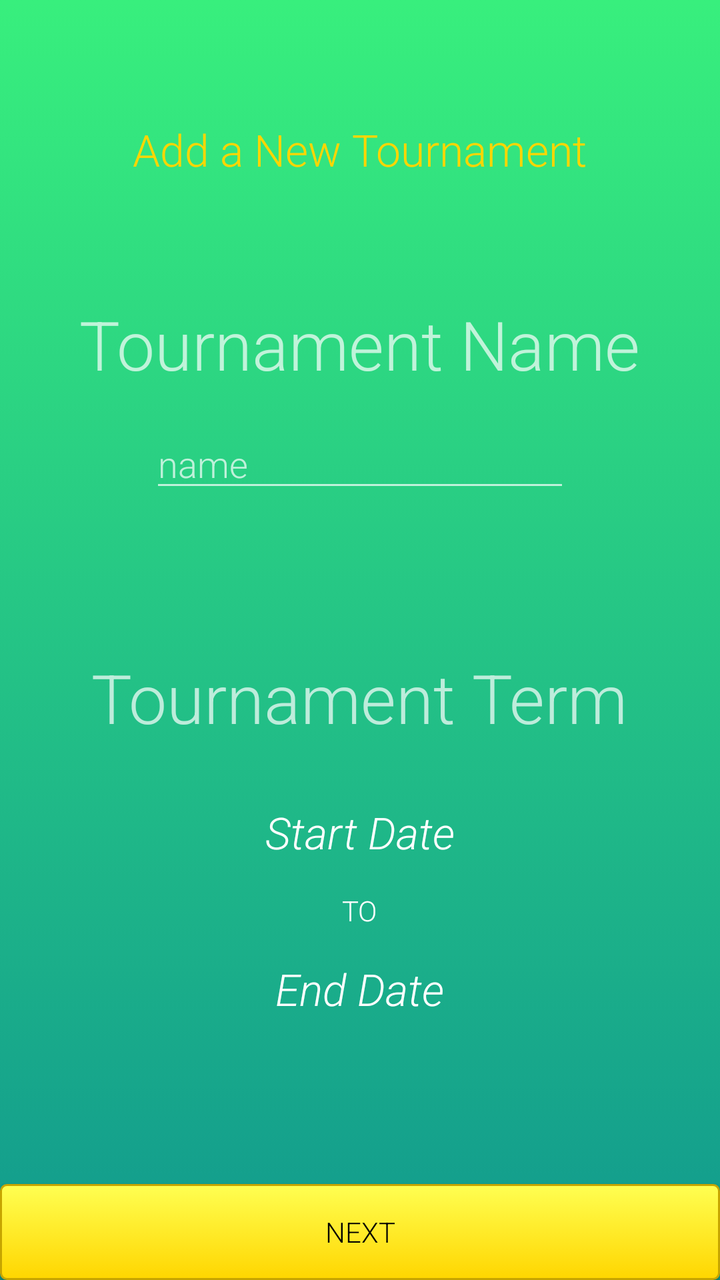
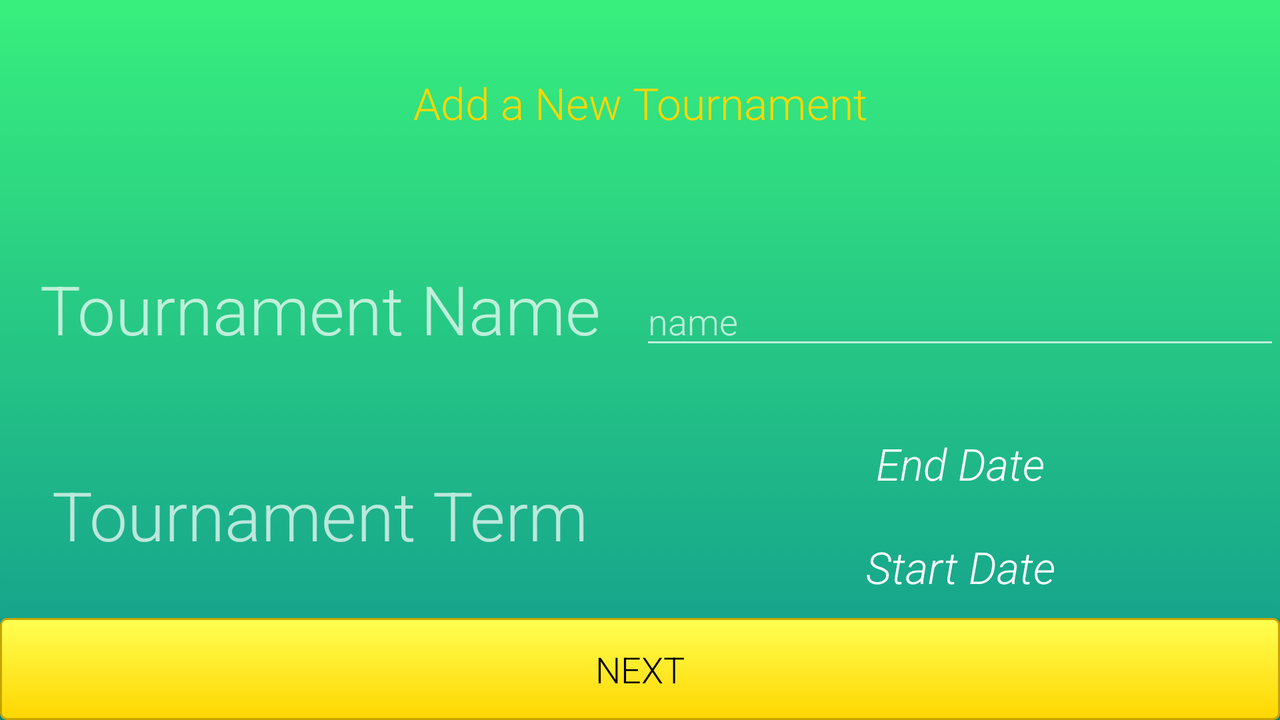

One screen, two layout resources from the same app: the default and the repository's alternative for another configuration. Each is rendered where Android would select it; the XML of both is given below.
<!-- AndroidManifest.xml: application theme TournamentorTheme -->
<!-- res/layout/activity_add_new_tournament.xml -->
<?xml version="1.0" encoding="utf-8"?>
<RelativeLayout xmlns:android="http://schemas.android.com/apk/res/android"
    xmlns:app="http://schemas.android.com/apk/res-auto"
    android:background="@drawable/gradient_background"
    android:layout_width="match_parent" android:layout_height="match_parent">

    <TextView
        android:id="@+id/add_match_text"
        android:layout_width="wrap_content"
        android:layout_height="wrap_content"
        android:layout_marginTop="60dp"
        android:text="Add a New Tournament"
        android:textColor="@color/secondaryColor"
        android:textAppearance="@style/TextAppearance.AppCompat.Large"
        android:layout_alignParentTop="true"
        android:layout_centerHorizontal="true" />

    <TextView
        android:id="@+id/textView29"
        android:layout_width="wrap_content"
        android:layout_height="wrap_content"
        android:layout_below="@+id/add_match_text"
        android:layout_centerHorizontal="true"
        android:layout_marginTop="60dp"
        android:text="Tournament Name"
        android:textAppearance="@style/TextAppearance.AppCompat.Display1" />

    <EditText
        android:id="@+id/add_tournament_name"
        android:layout_width="wrap_content"
        android:layout_height="wrap_content"
        android:layout_below="@+id/textView29"
        android:layout_centerHorizontal="true"
        android:layout_marginTop="15dp"
        android:ems="10"
        android:hint="name"
        android:inputType="textPersonName" />

    <TextView
        android:id="@+id/textView30"
        android:layout_width="wrap_content"
        android:layout_height="wrap_content"
        android:layout_below="@+id/add_tournament_name"
        android:layout_centerHorizontal="true"
        android:layout_marginTop="75dp"
        android:text="Tournament Term"
        android:textAppearance="@style/TextAppearance.AppCompat.Display1" />

    <TextView
        android:id="@+id/start_date"
        android:layout_width="wrap_content"
        android:layout_height="wrap_content"
        android:layout_below="@+id/textView30"
        android:layout_centerHorizontal="true"
        android:textStyle="italic"
        android:layout_marginTop="30dp"
        android:text="Start Date"
        android:textAppearance="@style/TextAppearance.AppCompat.Large" />

    <TextView
        android:id="@+id/textView32"
        android:layout_width="wrap_content"
        android:layout_height="wrap_content"
        android:layout_below="@+id/start_date"
        android:layout_centerHorizontal="true"
        android:layout_marginTop="15dp"
        android:text="to"
        android:textAppearance="@style/TextAppearance.AppCompat.Button" />

    <TextView
        android:id="@+id/end_date"
        android:layout_width="wrap_content"
        android:layout_height="wrap_content"
        android:layout_marginTop="15dp"
        android:textStyle="italic"
        android:text="End Date"
        android:textAppearance="@style/TextAppearance.AppCompat.Large"
        android:layout_below="@+id/textView32"
        android:layout_centerHorizontal="true" />

    <Button
        android:id="@+id/next_button"
        android:layout_width="match_parent"
        android:layout_height="wrap_content"
        android:text="next"
        android:layout_alignParentBottom="true"
        android:layout_alignParentLeft="true"
        android:layout_alignParentStart="true"
        android:textColor="@color/colorBlack"
        android:background="@drawable/button_design"/>

</RelativeLayout>
<!-- resources referenced by this layout -->
<resources>
  <color name="colorBlack">#000000</color>
  <color name="secondaryColor">#ffd600</color>
  <!-- drawable button_design (drawable) -->
  <?xml version="1.0" encoding="utf-8"?>
  <selector xmlns:android="http://schemas.android.com/apk/res/android">
      <item android:state_pressed="true" >
          <shape android:shape="rectangle"  >
              <corners android:radius="3dip" />
              <stroke android:width="1dip" android:color="@color/secondaryColor" />
              <gradient android:angle="-90" android:startColor="@color/secondaryDarkColor" android:endColor="@color/secondaryLightColor"  />
          </shape>
      </item>
      <item android:state_focused="true">
          <shape android:shape="rectangle"  >
              <corners android:radius="3dip" />
              <stroke android:width="1dip" android:color="@color/secondaryDarkColor" />
              <solid android:color="@color/secondaryColor"/>
          </shape>
      </item>
      <item >
          <shape android:shape="rectangle"  >
              <corners android:radius="3dip" />
              <stroke android:width="1dip" android:color="@color/secondaryDarkColor" />
              <gradient android:angle="-90" android:startColor="@color/secondaryLightColor" android:endColor="@color/secondaryColor" />
          </shape>
      </item>
  
  </selector>
  <!-- drawable gradient_background (drawable-hdpi) -->
  <?xml version="1.0" encoding="utf-8"?>
  <selector xmlns:android="http://schemas.android.com/apk/res/android">
      <item>
          <shape>
              <gradient
                  android:angle="90"
                  android:startColor="#11998e"
                  android:endColor="#38ef7d"
                  android:type="linear"
                  />
          </shape>
      </item>
  </selector>
  <!-- from res/values-v16/ -->
  <style name="TournamentorTheme" parent="Theme.AppCompat.NoActionBar">
          <item name="colorAccent">@android:color/holo_orange_dark</item>
          <item name="android:fontFamily">sans-serif-light</item>
      </style>
  <color name="secondaryDarkColor">#c7a500</color>
  <color name="secondaryLightColor">#ffff52</color>
</resources>
<!-- res/layout-land/activity_add_new_tournament.xml (the repository's variant of the layout above) -->
<!-- drawn on the phone turned sideways -->
<?xml version="1.0" encoding="utf-8"?>
<LinearLayout xmlns:android="http://schemas.android.com/apk/res/android"
    xmlns:app="http://schemas.android.com/apk/res-auto"
    android:orientation="vertical"    android:background="@drawable/gradient_background"
    android:layout_width="match_parent" android:layout_height="match_parent">

    <LinearLayout
        android:layout_weight="1"
        android:layout_width="match_parent"
        android:layout_height="match_parent"
        android:orientation="horizontal">

        <TextView
            android:id="@+id/add_match_text"
            android:layout_width="match_parent"
            android:layout_height="match_parent"
            android:layout_weight="1"
            android:text="Add a New Tournament"
            android:gravity="center"
            android:textAlignment="center"
            android:textAppearance="@style/TextAppearance.AppCompat.Large"
            android:textColor="@color/secondaryColor" />
    </LinearLayout>

    <LinearLayout
        android:layout_width="match_parent"
        android:layout_height="match_parent"
        android:layout_weight="1"
        android:orientation="horizontal">

        <TextView
            android:id="@+id/textView29"
            android:layout_width="match_parent"
            android:layout_height="match_parent"
            android:layout_below="@+id/add_match_text"
            android:layout_weight="1"
            android:gravity="center"
            android:text="Tournament Name"
            android:textAlignment="center"
            android:textAppearance="@style/TextAppearance.AppCompat.Display1" />

        <EditText
            android:id="@+id/add_tournament_name"
            android:layout_width="match_parent"
            android:layout_height="wrap_content"
            android:layout_below="@+id/textView29"
            android:layout_centerHorizontal="true"
            android:layout_weight="1"
            android:ems="10"
            android:hint="name"
            android:inputType="textPersonName" />

    </LinearLayout>

    <LinearLayout
        android:layout_width="match_parent"
        android:layout_height="match_parent"
        android:layout_weight="1"
        android:orientation="horizontal">

        <TextView
            android:id="@+id/textView30"
            android:layout_width="match_parent"
            android:layout_height="match_parent"
            android:layout_below="@+id/add_tournament_name"
            android:layout_weight="1"
            android:text="Tournament Term"
            android:gravity="center"
            android:textAlignment="center"
            android:textAppearance="@style/TextAppearance.AppCompat.Display1" />

        <LinearLayout
            android:layout_width="match_parent"
            android:layout_height="match_parent"
            android:layout_weight="1"
            android:orientation="vertical">

            <TextView
                android:id="@+id/end_date"
                android:layout_width="match_parent"
                android:layout_height="match_parent"
                android:layout_below="@+id/textView32"
                android:layout_weight="1"
                android:text="End Date"
                android:gravity="center"
                android:textAppearance="@style/TextAppearance.AppCompat.Large"
                android:textStyle="italic" />

            <TextView
                android:id="@+id/start_date"
                android:gravity="center"
                android:layout_width="match_parent"
                android:layout_height="match_parent"
                android:layout_below="@+id/textView30"
                android:layout_weight="1"
                android:text="Start Date"
                android:textAppearance="@style/TextAppearance.AppCompat.Large"
                android:textStyle="italic" />
        </LinearLayout>

    </LinearLayout>

    <LinearLayout
        android:layout_weight="1.2"
        android:layout_width="match_parent"
        android:layout_height="match_parent"
        android:orientation="horizontal">

        <Button
            android:id="@+id/next_button"
            android:layout_width="match_parent"
            android:layout_height="match_parent"
            android:layout_weight="1"
            android:textSize="18dp"
            android:gravity="center"
            android:text="next"
            android:textColor="@color/colorBlack"
            android:background="@drawable/button_design"/>
    </LinearLayout>

</LinearLayout>
